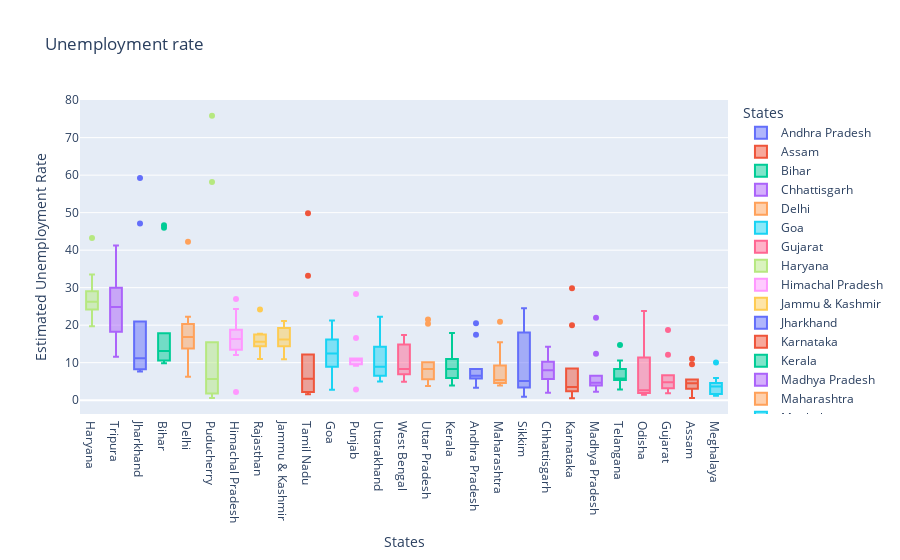

Notebook code for this chart:
### Markdown cell above
Using below box plot we can easily determine the outliers

### Code cell
fig = px.box(df1,x='States',y='Estimated Unemployment Rate',color='States',title='Unemployment rate',template='plotly')
fig.update_layout(xaxis={'categoryorder':'total descending'})
fig.show()

### Figure 1 — Plotly figure (JSON) as saved in the notebook; plotly's stock layout.template omitted (floating-point values rounded to 4 significant figures)
{"data": [{"alignmentgroup": "True", "hovertemplate": "States=%{x}<br>Estimated Unemployment Rate=%{y}<extra></extra>", "legendgroup": "Andhra Pradesh", "marker": {"color": "#636efa"}, "name": "Andhra Pradesh", "notched": false, "offsetgroup": "Andhra Pradesh", "orientation": "v", "showlegend": true, "type": "box", "x": ["Andhra Pradesh", "Andhra Pradesh", "Andhra Pradesh", "Andhra Pradesh", "Andhra Pradesh", "Andhra Pradesh", "Andhra Pradesh", "Andhra Pradesh", "Andhra Pradesh", "Andhra Pradesh"], "x0": " ", "xaxis": "x", "y": [5.48, 5.83, 5.79, 20.51, 17.43, 3.31, 8.34, 6.96, 6.4, 6.59], "y0": " ", "yaxis": "y"}, {"alignmentgroup": "True", "hovertemplate": "States=%{x}<br>Estimated Unemployment Rate=%{y}<extra></extra>", "legendgroup": "Assam", "marker": {"color": "#EF553B"}, "name": "Assam", "notched": false, "offsetgroup": "Assam", "orientation": "v", "showlegend": true, "type": "box", "x": ["Assam", "Assam", "Assam", "Assam", "Assam", "Assam", "Assam", "Assam", "Assam", "Assam"], "x0": " ", "xaxis": "x", "y": [4.66, 4.41, 4.77, 11.06, 9.55, 0.6, 3.77, 5.53, 1.19, 3.02], "y0": " ", "yaxis": "y"}, {"alignmentgroup": "True", "hovertemplate": "States=%{x}<br>Estimated Unemployment Rate=%{y}<extra></extra>", "legendgroup": "Bihar", "marker": {"color": "#00cc96"}, "name": "Bihar", "notched": false, "offsetgroup": "Bihar", "orientation": "v", "showlegend": true, "type": "box", "x": ["Bihar", "Bihar", "Bihar", "Bihar", "Bihar", "Bihar", "Bihar", "Bihar", "Bihar", "Bihar"], "x0": " ", "xaxis": "x", "y": [10.61, 10.29, 15.43, 46.64, 45.96, 17.82, 12.79, 13.44, 11.91, 9.82], "y0": " ", "yaxis": "y"}, {"alignmentgroup": "True", "hovertemplate": "States=%{x}<br>Estimated Unemployment Rate=%{y}<extra></extra>", "legendgroup": "Chhattisgarh", "marker": {"color": "#ab63fa"}, "name": "Chhattisgarh", "notched": false, "offsetgroup": "Chhattisgarh", "orientation": "v", "showlegend": true, "type": "box", "x": ["Chhattisgarh", "Chhattisgarh", "Chhattisgarh", "Chhattisgarh", "Chhattisgarh", "Chhattisgarh", "Chhattisgarh", "Chhattisgarh", "Chhattisgarh", "Chhattisgarh"], "x0": " ", "xaxis": "x", "y": [9.65, 8.38, 7.54, 3.41, 10.5, 14.23, 10.27, 5.63, 1.96, 6.62], "y0": " ", "yaxis": "y"}, {"alignmentgroup": "True", "hovertemplate": "States=%{x}<br>Estimated Unemployment Rate=%{y}<extra></extra>", "legendgroup": "Delhi", "marker": {"color": "#FFA15A"}, "name": "Delhi", "notched": false, "offsetgroup": "Delhi", "orientation": "v", "showlegend": true, "type": "box", "x": ["Delhi", "Delhi", "Delhi", "Delhi", "Delhi", "Delhi", "Delhi", "Delhi", "Delhi", "Delhi"], "x0": " ", "xaxis": "x", "y": [22.23, 14.84, 17.04, 16.68, 42.27, 18.19, 20.3, 13.79, 12.53, 6.27], "y0": " ", "yaxis": "y"}, {"alignmentgroup": "True", "hovertemplate": "States=%{x}<br>Estimated Unemployment Rate=%{y}<extra></extra>", "legendgroup": "Goa", "marker": {"color": "#19d3f3"}, "name": "Goa", "notched": false, "offsetgroup": "Goa", "orientation": "v", "showlegend": true, "type": "box", "x": ["Goa", "Goa", "Goa", "Goa", "Goa", "Goa", "Goa", "Goa", "Goa", "Goa"], "x0": " ", "xaxis": "x", "y": [8.89, 2.81, 5.25, 13.31, 21.25, 9.96, 17.07, 16.21, 15.38, 11.54], "y0": " ", "yaxis": "y"}, {"alignmentgroup": "True", "hovertemplate": "States=%{x}<br>Estimated Unemployment Rate=%{y}<extra></extra>", "legendgroup": "Gujarat", "marker": {"color": "#FF6692"}, "name": "Gujarat", "notched": false, "offsetgroup": "Gujarat", "orientation": "v", "showlegend": true, "type": "box", "x": ["Gujarat", "Gujarat", "Gujarat", "Gujarat", "Gujarat", "Gujarat", "Gujarat", "Gujarat", "Gujarat", "Gujarat"], "x0": " ", "xaxis": "x", "y": [5.54, 6.38, 6.66, 18.71, 12.11, 3.2, 1.84, 1.87, 3.42, 4.03], "y0": " ", "yaxis": "y"}, {"alignmentgroup": "True", "hovertemplate": "States=%{x}<br>Estimated Unemployment Rate=%{y}<extra></extra>", "legendgroup": "Haryana", "marker": {"color": "#B6E880"}, "name": "Haryana", "notched": false, "offsetgroup": "Haryana", "orientation": "v", "showlegend": true, "type": "box", "x": ["Haryana", "Haryana", "Haryana", "Haryana", "Haryana", "Haryana", "Haryana", "Haryana", "Haryana", "Haryana"], "x0": " ", "xaxis": "x", "y": [20.34, 25.77, 25.05, 43.22, 29.02, 26.7, 24.18, 33.5, 19.68, 27.31], "y0": " ", "yaxis": "y"}, {"alignmentgroup": "True", "hovertemplate": "States=%{x}<br>Estimated Unemployment Rate=%{y}<extra></extra>", "legendgroup": "Himachal Pradesh", "marker": {"color": "#FF97FF"}, "name": "Himachal Pradesh", "notched": false, "offsetgroup": "Himachal Pradesh", "orientation": "v", "showlegend": true, "type": "box", "x": ["Himachal Pradesh", "Himachal Pradesh", "Himachal Pradesh", "Himachal Pradesh", "Himachal Pradesh", "Himachal Pradesh", "Himachal Pradesh", "Himachal Pradesh", "Himachal Pradesh", "Himachal Pradesh"], "x0": " ", "xaxis": "x", "y": [16.83, 16.84, 18.76, 2.2, 26.95, 13.47, 24.31, 15.79, 12.04, 13.46], "y0": " ", "yaxis": "y"}, {"alignmentgroup": "True", "hovertemplate": "States=%{x}<br>Estimated Unemployment Rate=%{y}<extra></extra>", "legendgroup": "Jammu & Kashmir", "marker": {"color": "#FECB52"}, "name": "Jammu & Kashmir", "notched": false, "offsetgroup": "Jammu & Kashmir", "orientation": "v", "showlegend": true, "type": "box", "x": ["Jammu & Kashmir", "Jammu & Kashmir", "Jammu & Kashmir", "Jammu & Kashmir", "Jammu & Kashmir", "Jammu & Kashmir", "Jammu & Kashmir", "Jammu & Kashmir", "Jammu & Kashmir"], "x0": " ", "xaxis": "x", "y": [21.08, 20.78, 15.5, 18.74, 17.92, 10.88, 11.09, 16.17, 16.14], "y0": " ", "yaxis": "y"}, {"alignmentgroup": "True", "hovertemplate": "States=%{x}<br>Estimated Unemployment Rate=%{y}<extra></extra>", "legendgroup": "Jharkhand", "marker": {"color": "#636efa"}, "name": "Jharkhand", "notched": false, "offsetgroup": "Jharkhand", "orientation": "v", "showlegend": true, "type": "box", "x": ["Jharkhand", "Jharkhand", "Jharkhand", "Jharkhand", "Jharkhand", "Jharkhand", "Jharkhand", "Jharkhand", "Jharkhand", "Jharkhand"], "x0": " ", "xaxis": "x", "y": [10.61, 11.85, 8.23, 47.09, 59.23, 20.95, 7.63, 9.76, 8.24, 11.8], "y0": " ", "yaxis": "y"}, {"alignmentgroup": "True", "hovertemplate": "States=%{x}<br>Estimated Unemployment Rate=%{y}<extra></extra>", "legendgroup": "Karnataka", "marker": {"color": "#EF553B"}, "name": "Karnataka", "notched": false, "offsetgroup": "Karnataka", "orientation": "v", "showlegend": true, "type": "box", "x": ["Karnataka", "Karnataka", "Karnataka", "Karnataka", "Karnataka", "Karnataka", "Karnataka", "Karnataka", "Karnataka", "Karnataka"], "x0": " ", "xaxis": "x", "y": [2.86, 3.61, 3.46, 29.84, 19.97, 8.44, 4.01, 0.5, 2.41, 1.58], "y0": " ", "yaxis": "y"}, {"alignmentgroup": "True", "hovertemplate": "States=%{x}<br>Estimated Unemployment Rate=%{y}<extra></extra>", "legendgroup": "Kerala", "marker": {"color": "#00cc96"}, "name": "Kerala", "notched": false, "offsetgroup": "Kerala", "orientation": "v", "showlegend": true, "type": "box", "x": ["Kerala", "Kerala", "Kerala", "Kerala", "Kerala", "Kerala", "Kerala", "Kerala", "Kerala", "Kerala"], "x0": " ", "xaxis": "x", "y": [5.31, 7.6, 8.99, 16.99, 17.88, 9.71, 7.09, 10.98, 5.91, 3.88], "y0": " ", "yaxis": "y"}, {"alignmentgroup": "True", "hovertemplate": "States=%{x}<br>Estimated Unemployment Rate=%{y}<extra></extra>", "legendgroup": "Madhya Pradesh", "marker": {"color": "#ab63fa"}, "name": "Madhya Pradesh", "notched": false, "offsetgroup": "Madhya Pradesh", "orientation": "v", "showlegend": true, "type": "box", "x": ["Madhya Pradesh", "Madhya Pradesh", "Madhya Pradesh", "Madhya Pradesh", "Madhya Pradesh", "Madhya Pradesh", "Madhya Pradesh", "Madhya Pradesh", "Madhya Pradesh", "Madhya Pradesh"], "x0": " ", "xaxis": "x", "y": [4.11, 4.57, 2.22, 12.36, 21.98, 6.48, 5.08, 4.7, 3.91, 3.13], "y0": " ", "yaxis": "y"}, {"alignmentgroup": "True", "hovertemplate": "States=%{x}<br>Estimated Unemployment Rate=%{y}<extra></extra>", "legendgroup": "Maharashtra", "marker": {"color": "#FFA15A"}, "name": "Maharashtra", "notched": false, "offsetgroup": "Maharashtra", "orientation": "v", "showlegend": true, "type": "box", "x": ["Maharashtra", "Maharashtra", "Maharashtra", "Maharashtra", "Maharashtra", "Maharashtra", "Maharashtra", "Maharashtra", "Maharashtra", "Maharashtra"], "x0": " ", "xaxis": "x", "y": [4.95, 4.69, 5.79, 20.9, 15.46, 9.23, 3.89, 6.23, 4.55, 4.1], "y0": " ", "yaxis": "y"}, {"alignmentgroup": "True", "hovertemplate": "States=%{x}<br>Estimated Unemployment Rate=%{y}<extra></extra>", "legendgroup": "Meghalaya", "marker": {"color": "#19d3f3"}, "name": "Meghalaya", "notched": false, "offsetgroup": "Meghalaya", "orientation": "v", "showlegend": true, "type": "box", "x": ["Meghalaya", "Meghalaya", "Meghalaya", "Meghalaya", "Meghalaya", "Meghalaya", "Meghalaya", "Meghalaya", "Meghalaya", "Meghalaya"], "x0": " ", "xaxis": "x", "y": [1.66, 3.59, 1.58, 10.03, 5.92, 1.15, 2.1, 3.74, 4.29, 4.6], "y0": " ", "yaxis": "y"}, {"alignmentgroup": "True", "hovertemplate": "States=%{x}<br>Estimated Unemployment Rate=%{y}<extra></extra>", "legendgroup": "Odisha", "marker": {"color": "#FF6692"}, "name": "Odisha", "notched": false, "offsetgroup": "Odisha", "orientation": "v", "showlegend": true, "type": "box", "x": ["Odisha", "Odisha", "Odisha", "Odisha", "Odisha", "Odisha", "Odisha", "Odisha", "Odisha", "Odisha"], "x0": " ", "xaxis": "x", "y": [1.9, 3.12, 13.08, 23.76, 11.41, 3.77, 1.88, 1.42, 2.1, 2.18], "y0": " ", "yaxis": "y"}, {"alignmentgroup": "True", "hovertemplate": "States=%{x}<br>Estimated Unemployment Rate=%{y}<extra></extra>", "legendgroup": "Puducherry", "marker": {"color": "#B6E880"}, "name": "Puducherry", "notched": false, "offsetgroup": "Puducherry", "orientation": "v", "showlegend": true, "type": "box", "x": ["Puducherry", "Puducherry", "Puducherry", "Puducherry", "Puducherry", "Puducherry", "Puducherry", "Puducherry", "Puducherry", "Puducherry"], "x0": " ", "xaxis": "x", "y": [0.58, 1.76, 1.2, 75.85, 58.19, 4.24, 15.47, 5.05, 10.9, 6.18], "y0": " ", "yaxis": "y"}, {"alignmentgroup": "True", "hovertemplate": "States=%{x}<br>Estimated Unemployment Rate=%{y}<extra></extra>", "legendgroup": "Punjab", "marker": {"color": "#FF97FF"}, "name": "Punjab", "notched": false, "offsetgroup": "Punjab", "orientation": "v", "showlegend": true, "type": "box", "x": ["Punjab", "Punjab", "Punjab", "Punjab", "Punjab", "Punjab", "Punjab", "Punjab", "Punjab", "Punjab"], "x0": " ", "xaxis": "x", "y": [11.11, 10.97, 10.32, 2.86, 28.33, 16.55, 9.19, 10.99, 9.61, 9.88], "y0": " ", "yaxis": "y"}, {"alignmentgroup": "True", "hovertemplate": "States=%{x}<br>Estimated Unemployment Rate=%{y}<extra></extra>", "legendgroup": "Rajasthan", "marker": {"color": "#FECB52"}, "name": "Rajasthan", "notched": false, "offsetgroup": "Rajasthan", "orientation": "v", "showlegend": true, "type": "box", "x": ["Rajasthan", "Rajasthan", "Rajasthan", "Rajasthan", "Rajasthan", "Rajasthan", "Rajasthan", "Rajasthan", "Rajasthan", "Rajasthan"], "x0": " ", "xaxis": "x", "y": [10.97, 15.16, 11.9, 17.7, 15.74, 14.39, 15.81, 17.51, 15.35, 24.15], "y0": " ", "yaxis": "y"}, {"alignmentgroup": "True", "hovertemplate": "States=%{x}<br>Estimated Unemployment Rate=%{y}<extra></extra>", "legendgroup": "Sikkim", "marker": {"color": "#636efa"}, "name": "Sikkim", "notched": false, "offsetgroup": "Sikkim", "orientation": "v", "showlegend": true, "type": "box", "x": ["Sikkim", "Sikkim", "Sikkim", "Sikkim", "Sikkim", "Sikkim", "Sikkim", "Sikkim"], "x0": " ", "xaxis": "x", "y": [23.57, 2.28, 24.51, 4.46, 4.45, 12.49, 5.7, 0.88], "y0": " ", "yaxis": "y"}, {"alignmentgroup": "True", "hovertemplate": "States=%{x}<br>Estimated Unemployment Rate=%{y}<extra></extra>", "legendgroup": "Tamil Nadu", "marker": {"color": "#EF553B"}, "name": "Tamil Nadu", "notched": false, "offsetgroup": "Tamil Nadu", "orientation": "v", "showlegend": true, "type": "box", "x": ["Tamil Nadu", "Tamil Nadu", "Tamil Nadu", "Tamil Nadu", "Tamil Nadu", "Tamil Nadu", "Tamil Nadu", "Tamil Nadu", "Tamil Nadu", "Tamil Nadu"], "x0": " ", "xaxis": "x", "y": [1.57, 2.09, 6.4, 49.83, 33.16, 12.2, 6.81, 2.65, 5, 2.16], "y0": " ", "yaxis": "y"}, {"alignmentgroup": "True", "hovertemplate": "States=%{x}<br>Estimated Unemployment Rate=%{y}<extra></extra>", "legendgroup": "Telangana", "marker": {"color": "#00cc96"}, "name": "Telangana", "notched": false, "offsetgroup": "Telangana", "orientation": "v", "showlegend": true, "type": "box", "x": ["Telangana", "Telangana", "Telangana", "Telangana", "Telangana", "Telangana", "Telangana", "Telangana", "Telangana", "Telangana"], "x0": " ", "xaxis": "x", "y": [5.49, 8.29, 5.77, 6.25, 14.7, 10.55, 5.36, 5.79, 3.27, 2.86], "y0": " ", "yaxis": "y"}, {"alignmentgroup": "True", "hovertemplate": "States=%{x}<br>Estimated Unemployment Rate=%{y}<extra></extra>", "legendgroup": "Tripura", "marker": {"color": "#ab63fa"}, "name": "Tripura", "notched": false, "offsetgroup": "Tripura", "orientation": "v", "showlegend": true, "type": "box", "x": ["Tripura", "Tripura", "Tripura", "Tripura", "Tripura", "Tripura", "Tripura", "Tripura", "Tripura", "Tripura"], "x0": " ", "xaxis": "x", "y": [32.67, 28.4, 29.95, 41.23, 21.51, 21.71, 18.24, 27.92, 17.35, 11.57], "y0": " ", "yaxis": "y"}, {"alignmentgroup": "True", "hovertemplate": "States=%{x}<br>Estimated Unemployment Rate=%{y}<extra></extra>", "legendgroup": "Uttar Pradesh", "marker": {"color": "#FFA15A"}, "name": "Uttar Pradesh", "notched": false, "offsetgroup": "Uttar Pradesh", "orientation": "v", "showlegend": true, "type": "box", "x": ["Uttar Pradesh", "Uttar Pradesh", "Uttar Pradesh", "Uttar Pradesh", "Uttar Pradesh", "Uttar Pradesh", "Uttar Pradesh", "Uttar Pradesh", "Uttar Pradesh", "Uttar Pradesh"], "x0": " ", "xaxis": "x", "y": [7.58, 8.98, 10.11, 21.54, 20.41, 9.47, 5.56, 5.79, 4.18, 3.75], "y0": " ", "yaxis": "y"}, {"alignmentgroup": "True", "hovertemplate": "States=%{x}<br>Estimated Unemployment Rate=%{y}<extra></extra>", "legendgroup": "Uttarakhand", "marker": {"color": "#19d3f3"}, "name": "Uttarakhand", "notched": false, "offsetgroup": "Uttarakhand", "orientation": "v", "showlegend": true, "type": "box", "x": ["Uttarakhand", "Uttarakhand", "Uttarakhand", "Uttarakhand", "Uttarakhand", "Uttarakhand", "Uttarakhand", "Uttarakhand", "Uttarakhand", "Uttarakhand"], "x0": " ", "xaxis": "x", "y": [5.49, 4.99, 19.85, 6.48, 8.01, 8.61, 12.38, 14.26, 22.26, 9.23], "y0": " ", "yaxis": "y"}, {"alignmentgroup": "True", "hovertemplate": "States=%{x}<br>Estimated Unemployment Rate=%{y}<extra></extra>", "legendgroup": "West Bengal", "marker": {"color": "#FF6692"}, "name": "West Bengal", "notched": false, "offsetgroup": "West Bengal", "orientation": "v", "showlegend": true, "type": "box", "x": ["West Bengal", "West Bengal", "West Bengal", "West Bengal", "West Bengal", "West Bengal", "West Bengal", "West Bengal", "West Bengal", "West Bengal"], "x0": " ", "xaxis": "x", "y": [6.94, 4.92, 6.92, 17.41, 17.41, 7.29, 6.83, 14.87, 9.35, 9.98], "y0": " ", "yaxis": "y"}], "layout": {"boxmode": "overlay", "legend": {"title": {"text": "States"}, "tracegroupgap": 0}, "title": {"text": "Unemployment rate"}, "xaxis": {"anchor": "y", "categoryarray": ["Andhra Pradesh", "Assam", "Bihar", "Chhattisgarh", "Delhi", "Goa", "Gujarat", "Haryana", "Himachal Pradesh", "Jammu & Kashmir", "Jharkhand", "Karnataka", "Kerala", "Madhya Pradesh", "Maharashtra", "Meghalaya", "Odisha", "Puducherry", "Punjab", "Rajasthan", "Sikkim", "Tamil Nadu", "Telangana", "Tripura", "Uttar Pradesh", "Uttarakhand", "West Bengal"], "categoryorder": "total descending", "domain": [0, 1], "title": {"text": "States"}}, "yaxis": {"anchor": "x", "domain": [0, 1], "title": {"text": "Estimated Unemployment Rate"}}}}
